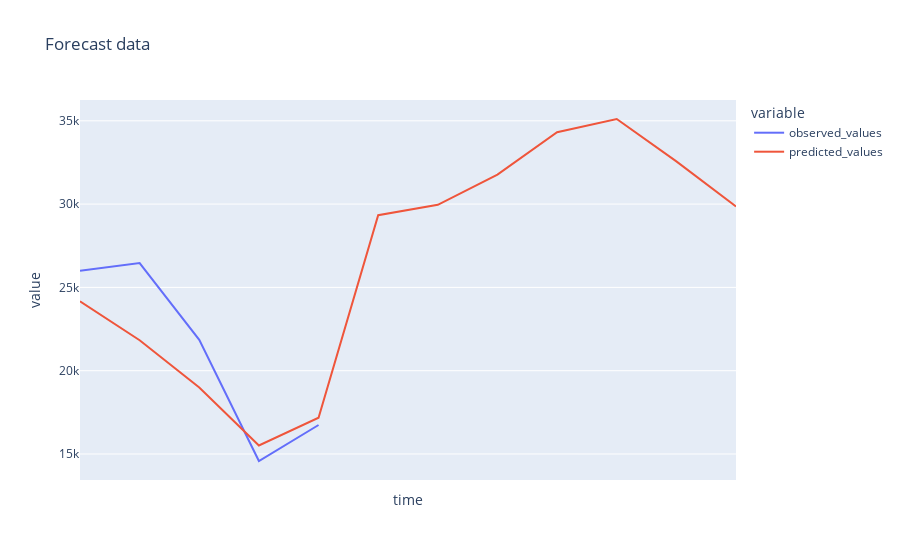

This figure's notebook cell:
### Markdown cell above
### Visualization of predictions

### Code cell
last_date = datetime.strptime(holdout_df.tail(1).time.values.tolist()[0],'%Y-%m-%d')
prediction_dates = [(last_date + timedelta(days=1 + i)).date() for i in range(forecast_window)]
prediction_values = [pred[0][0] for pred in  predictions['predictions'][0]['values']]
pred_df = pd.DataFrame({'time' : holdout_dates + prediction_dates,
                        'observed_values' : observed_values + [np.NAN for i in range(forecast_window)],
                        'predicted_values' : holdout_predictions + prediction_values})

fig = px.line(pred_df, x="time", y=pred_df.columns, hover_data={"time": "|%B %d, %Y"}, title='Forecast data')
fig.update_xaxes(dtick="M1", tickformat="%b\n%Y")
fig.show()

### Figure 1 — Plotly figure (JSON) as saved in the notebook; plotly's stock layout.template omitted (floating-point values rounded to 4 significant figures)
{"data": [{"hovertemplate": "variable=observed_values<br>time=%{x|%B %d, %Y}<br>value=%{y}<extra></extra>", "legendgroup": "observed_values", "line": {"color": "#636efa", "dash": "solid"}, "marker": {"symbol": "circle"}, "mode": "lines", "name": "observed_values", "orientation": "v", "showlegend": true, "type": "scatter", "x": ["2021-03-19", "2021-03-20", "2021-03-21", "2021-03-22", "2021-03-23", "2021-03-24", "2021-03-25", "2021-03-26", "2021-03-27", "2021-03-28", "2021-03-29", "2021-03-30"], "xaxis": "x", "y": [25996, 26456, 21850, 14579, 16740, null, null, null, null, null, null, null], "yaxis": "y"}, {"hovertemplate": "variable=predicted_values<br>time=%{x|%B %d, %Y}<br>value=%{y}<extra></extra>", "legendgroup": "predicted_values", "line": {"color": "#EF553B", "dash": "solid"}, "marker": {"symbol": "circle"}, "mode": "lines", "name": "predicted_values", "orientation": "v", "showlegend": true, "type": "scatter", "x": ["2021-03-19", "2021-03-20", "2021-03-21", "2021-03-22", "2021-03-23", "2021-03-24", "2021-03-25", "2021-03-26", "2021-03-27", "2021-03-28", "2021-03-29", "2021-03-30"], "xaxis": "x", "y": [24160.0, 21830.0, 18990.0, 15510.0, 17180.0, 29330.0, 29960.0, 31770.0, 34320.0, 35110.0, 32560.0, 29850.0], "yaxis": "y"}], "layout": {"legend": {"title": {"text": "variable"}, "tracegroupgap": 0}, "title": {"text": "Forecast data"}, "xaxis": {"anchor": "y", "domain": [0, 1], "dtick": "M1", "tickformat": "%b\n%Y", "title": {"text": "time"}}, "yaxis": {"anchor": "x", "domain": [0, 1], "title": {"text": "value"}}}}
